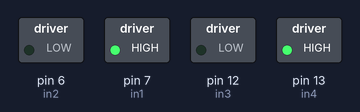
A sketch run on a simulated Arduino Uno, built with avr-gcc and run on an emulated ATmega328P. Shown: switched loads named in the sketch (green lamp = pin HIGH).

Above: at 0.1 s.
Timing chart, 0 to 1.6 s (numbered marks = the images above):
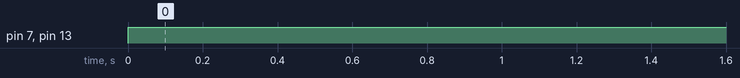

Measured:
- by itself, pin 7 (in1), pin 13 (in4): LOW → HIGH at 0.00 s

The sketch:

Code_for_H_bridge_driver.ino
```cpp
int in1 = 7;
int in2 = 6;
int in3 = 12;
int in4 = 13;

void setup() {
 // put your setup code here, to run once:
 pinMode(in1, OUTPUT);
 pinMode(in2, OUTPUT);
 pinMode(in3, OUTPUT);
 pinMode(in4, OUTPUT);
}

void loop() {
  //Motor1
 digitalWrite(in1, HIGH);
 digitalWrite(in2, LOW);
  //Motor2
 digitalWrite(in3, LOW);
 digitalWrite(in4, HIGH);

 delay(1000); // Wait for 1000 millisecond(s)
}
```
